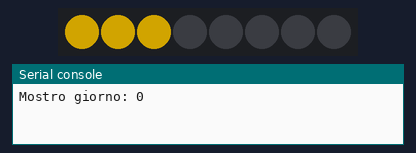
The program below on a simulated Raspberry Pi Pico running CircuitPython. On the bench: 8 RGB LEDs in strip order, left to right, the last lines printed to the serial console. Dim RGB values are drawn brighter than linear.

Above: at 1.0 s.
At 5.0 s:
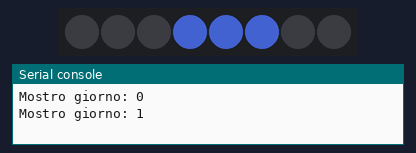
At 9.1 s:
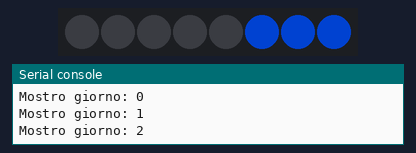
Timing chart, 0 to 38.7 s (numbered marks = the images above):
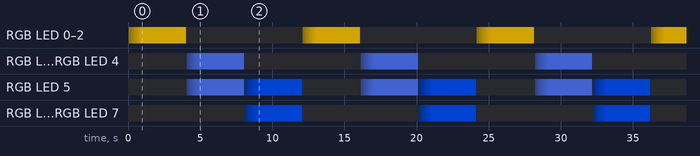

The program:

statuine1.py
```python
import time
import board
import neopixel

# === LED SETUP ===
NUM_LEDS = 8
pixels = neopixel.NeoPixel(board.GP0, NUM_LEDS, brightness=0.5, auto_write=False)

# === COLORI STILE 80s ===
COLORS = {
    "sun": (255, 200, 0),
    "cloud": (80, 120, 255),
    "rain": (0, 80, 255),
    "storm": (120, 0, 180),
    "snow": (255, 255, 255),
}

# === MOCK METEO (poi lo colleghiamo alla tua API) ===
forecast = [
    "sun",   # oggi
    "cloud", # domani
    "rain"   # dopodomani
]

# === GRUPPI LED ===
groups = [
    [0, 1, 2],      # oggi
    [3, 4, 5],      # domani
    [5, 6, 7],      # dopodomani (leggero overlap per continuità visiva)
]

# === FADE FUNZIONE ===
def fade_to(color_map, steps=20, delay=0.05):
    for s in range(steps):
        for i in range(NUM_LEDS):
            target = color_map[i]
            r = int(target[0] * s / steps)
            g = int(target[1] * s / steps)
            b = int(target[2] * s / steps)
            pixels[i] = (r, g, b)
        pixels.show()
        time.sleep(delay)

# === CREA STATO LED ===
def build_state(index):
    state = [(0, 0, 0)] * NUM_LEDS

    weather = forecast[index]
    color = COLORS[weather]

    for i in groups[index]:
        state[i] = color

    return state

# === LOOP PRINCIPALE ===
while True:
    for i in range(3):
        print("Mostro giorno:", i)

        target = build_state(i)

        fade_to(target)

        # mantieni stato 3 secondi
        time.sleep(3)
```

Measured:
- by itself, everything shown: repeats every 12.1 s, in 60 steps
- what the display in image 0 shows lasts 3.0 s, from 1.0 s to 4.0 s
